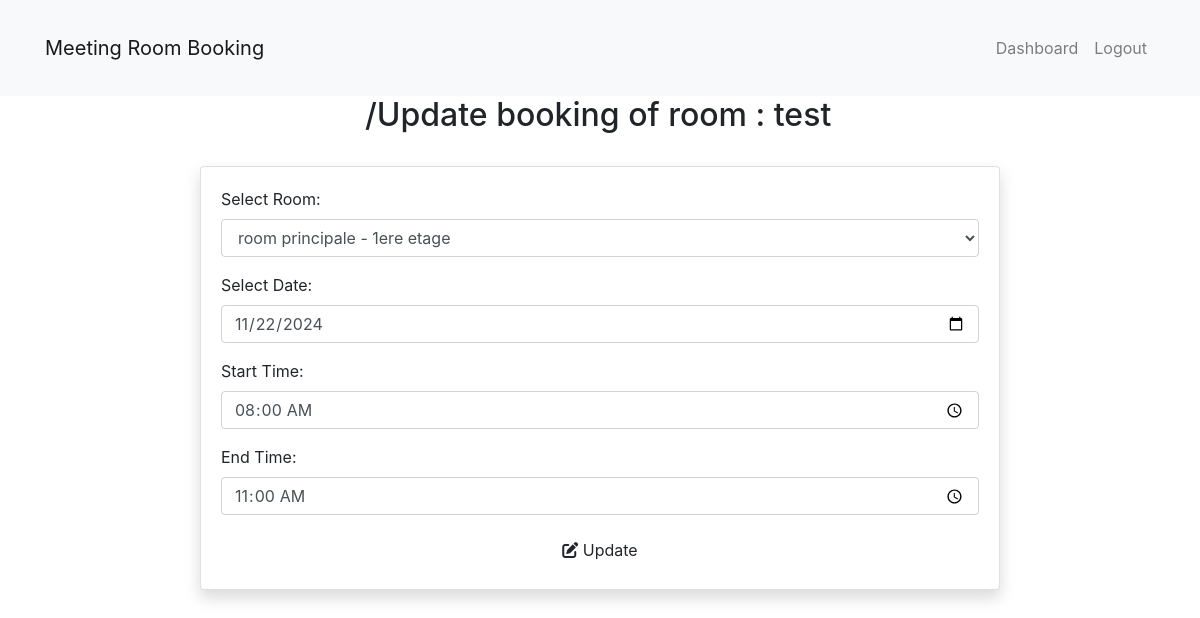
Page /update_booking.php?id=9 (signed in) on the committed database.
### tables this page shows
CREATE TABLE `rooms` (
  `id` int(11) NOT NULL,
  `name` varchar(255) NOT NULL,
  `location` varchar(255) DEFAULT NULL,
  `capacity` int(11) DEFAULT NULL,
  `description` text DEFAULT NULL,
  `created_at` timestamp NOT NULL DEFAULT current_timestamp(),
  `image` varchar(255) DEFAULT NULL
);

CREATE TABLE `bookings` (
  `id` int(11) NOT NULL,
  `room_id` int(11) NOT NULL,
  `user_id` int(11) NOT NULL,
  `date` date NOT NULL,
  `time_slot` varchar(20) NOT NULL,
  `start_time` time DEFAULT NULL,
  `end_time` time DEFAULT NULL
);

### update_booking.php (the view, shortened to what this page needs)
<?php
include 'includes/config.php';
include 'views/header.php';
if (isset($_GET['id'])) {
    $booking_id = $_GET['id'];
    $query = "SELECT * FROM bookings WHERE id = '$booking_id'";
    $result = $conn->query($query);
    if ($result->num_rows > 0) {
        $booking = $result->fetch_assoc();
    } else {
        echo "Booking not found.";
        exit;
    }
}
$rooms_query = "SELECT * FROM rooms";
$rooms_result = $conn->query($rooms_query);
?>
<link rel="stylesheet" href="https://cdn.jsdelivr.net/npm/bootstrap@4.4.1/dist/css/bootstrap.min.css"
>
<div class="container-fluid">
<div class="row">
        <div class="col-5 mx-auto">
        <h2>/Update booking of room : <?php $room = $rooms_result->fetch_assoc() ; echo $room['name'] ?> </h2>
        </div>
    </div>
    <div class="row">
    <form method="post" class="col-md-8 mx-auto card shadow card-body mt-4">
        <div class="mb-3 ">
            <label for="room_id" class="form-label">Select Room:</label>
            <select name="room_id" id="room_id" class="form-control" required>
                <?php while ($room = $rooms_result->fetch_assoc()): ?>
                    <option value="<?php echo $room['id']; ?>" <?php echo ($room['id'] == $booking['room_id']) ? 'selected' : ''; ?>>
                        <?php echo $room['name'] . " - " . $room['location']; ?>
                    </option>
                <?php endwhile; ?>
            </select>
        </div>
        <div class="mb-3">
            <label for="date" class="form-label">Select Date:</label>
            <input type="date" name="date" id="date" class="form-control" value="<?php echo $booking['date']; ?>" required>
        </div>
        <div class="mb-3">
            <label for="start_time" class="form-label">Start Time:</label>
            <input type="time" name="start_time" id="start_time" class="form-control" value="<?php echo $booking['start_time']; ?>" required>
        </div>
        <div class="mb-3">
            <label for="end_time" class="form-label">End Time:</label>
            <input type="time" name="end_time" id="end_time" class="form-control" value="<?php echo $booking['end_time']; ?>" required>
        </div>
        <button type="submit" class="btn update_btn" >
                                    <i class="fas fa-edit"></i> Update </button>
    </form>
    </div>
</div>

### rows in the picture
rooms: name "test"
bookings: room_id "room principale - 1ere etage", date "11/22/2024", start_time "08:00:00", end_time "11:00:00"
